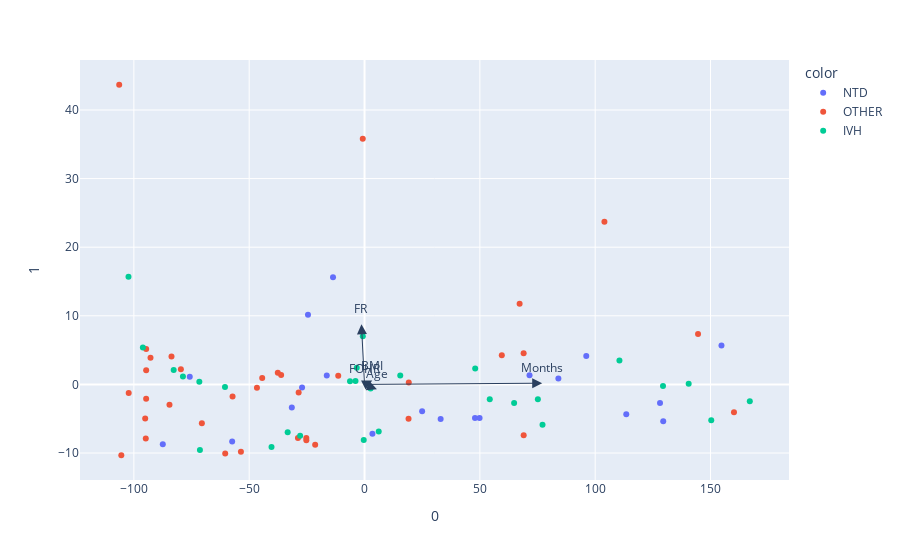

The code cell stored with this chart in its notebook:
### Code cell
features = ['Months', 'BMI', 'FR', 'Age', 'FOHR']
X = df[features]

pca = PCA(n_components=5)
components = pca.fit_transform(X)

loadings = pca.components_.T * np.sqrt(pca.explained_variance_)

fig = px.scatter(components, x=0, y=1, color=df['Etiology'])

for i, feature in enumerate(features):
    fig.add_annotation(
        ax=0, ay=0,
        axref="x", ayref="y",
        x=loadings[i, 0],
        y=loadings[i, 1],
        showarrow=True,
        arrowsize=2,
        arrowhead=2,
        xanchor="right",
        yanchor="top"
    )
    fig.add_annotation(
        x=loadings[i, 0],
        y=loadings[i, 1],
        ax=0, ay=0,
        xanchor="center",
        yanchor="bottom",
        text=feature,
        yshift=5,
    )
fig.show()

### Figure 1 — Plotly figure (JSON) as saved in the notebook; plotly's stock layout.template omitted (floating-point values rounded to 4 significant figures)
{"data": [{"hovertemplate": "color=NTD<br>0=%{x}<br>1=%{y}<extra></extra>", "legendgroup": "NTD", "marker": {"color": "#636efa", "symbol": "circle"}, "mode": "markers", "name": "NTD", "orientation": "v", "showlegend": true, "type": "scatter", "x": [-75.77, 129.5, 84.04, -57.39, 47.88, 154.7, 96.13, 113.5, 24.97, 49.88, 128.1, -27.08, -24.52, -16.37, 3.424, -87.46, -13.66, -31.53, 33.0, 71.53], "xaxis": "x", "y": [1.12, -5.353, 0.8518, -8.337, -4.889, 5.662, 4.155, -4.341, -3.928, -4.912, -2.699, -0.4446, 10.16, 1.297, -7.183, -8.713, 15.61, -3.351, -5.024, 1.344], "yaxis": "y"}, {"hovertemplate": "color=OTHER<br>0=%{x}<br>1=%{y}<extra></extra>", "legendgroup": "OTHER", "marker": {"color": "#EF553B", "symbol": "circle"}, "mode": "markers", "name": "OTHER", "orientation": "v", "showlegend": true, "type": "scatter", "x": [160.2, -70.52, -11.4, 144.6, -94.83, -102.2, -46.64, -21.4, 19.18, 19.08, -94.66, -94.67, -94.68, -92.79, -79.62, -84.56, -44.36, -36.15, -28.56, 59.51, 68.98, 67.24, -95.09, -106.4, -28.87, 104.0, -105.4, -60.4, -53.59, 69.0, -0.7585, -57.21, -37.61, -83.69, -25.23, -25.23], "xaxis": "x", "y": [-4.054, -5.669, 1.276, 7.353, -7.879, -1.243, -0.473, -8.786, 0.2669, -5.023, 5.155, 2.063, -2.1, 3.878, 2.226, -2.972, 0.9349, 1.386, -1.168, 4.263, 4.528, 11.77, -4.982, 43.68, -7.823, 23.71, -10.33, -10.05, -9.815, -7.4, 35.81, -1.766, 1.696, 4.071, -8.156, -7.823], "yaxis": "y"}, {"hovertemplate": "color=IVH<br>0=%{x}<br>1=%{y}<extra></extra>", "legendgroup": "IVH", "marker": {"color": "#00cc96", "symbol": "circle"}, "mode": "markers", "name": "IVH", "orientation": "v", "showlegend": true, "type": "scatter", "x": [-96.1, -40.32, 54.29, -3.366, 150.3, -0.7402, 140.5, -78.72, 15.48, -60.5, -33.32, 2.627, 64.85, 167.0, -27.91, 75.14, 129.4, -82.73, -71.61, -6.286, 6.153, 110.5, -71.36, -0.3415, 77.16, 47.98, -3.9, -102.3], "xaxis": "x", "y": [5.366, -9.112, -2.167, 2.436, -5.221, 7.013, 0.08557, 1.137, 1.314, -0.3757, -6.984, -0.5954, -2.709, -2.463, -7.468, -2.167, -0.2154, 2.107, 0.3706, 0.4689, -6.869, 3.501, -9.57, -8.106, -5.865, 2.308, 0.49, 15.7], "yaxis": "y"}], "layout": {"annotations": [{"arrowhead": 2, "arrowsize": 2, "ax": 0, "axref": "x", "ay": 0, "ayref": "y", "showarrow": true, "x": 77.02, "xanchor": "right", "y": 0.176, "yanchor": "top"}, {"ax": 0, "ay": 0, "text": "Months", "x": 77.02, "xanchor": "center", "y": 0.176, "yanchor": "bottom", "yshift": 5}, {"arrowhead": 2, "arrowsize": 2, "ax": 0, "axref": "x", "ay": 0, "ayref": "y", "showarrow": true, "x": 3.348, "xanchor": "right", "y": 0.5655, "yanchor": "top"}, {"ax": 0, "ay": 0, "text": "BMI", "x": 3.348, "xanchor": "center", "y": 0.5655, "yanchor": "bottom", "yshift": 5}, {"arrowhead": 2, "arrowsize": 2, "ax": 0, "axref": "x", "ay": 0, "ayref": "y", "showarrow": true, "x": -1.337, "xanchor": "right", "y": 8.768, "yanchor": "top"}, {"ax": 0, "ay": 0, "text": "FR", "x": -1.337, "xanchor": "center", "y": 8.768, "yanchor": "bottom", "yshift": 5}, {"arrowhead": 2, "arrowsize": 2, "ax": 0, "axref": "x", "ay": 0, "ayref": "y", "showarrow": true, "x": 5.371, "xanchor": "right", "y": -0.6934, "yanchor": "top"}, {"ax": 0, "ay": 0, "text": "Age", "x": 5.371, "xanchor": "center", "y": -0.6934, "yanchor": "bottom", "yshift": 5}, {"arrowhead": 2, "arrowsize": 2, "ax": 0, "axref": "x", "ay": 0, "ayref": "y", "showarrow": true, "x": -0.009418, "xanchor": "right", "y": 0.009609, "yanchor": "top"}, {"ax": 0, "ay": 0, "text": "FOHR", "x": -0.009418, "xanchor": "center", "y": 0.009609, "yanchor": "bottom", "yshift": 5}], "legend": {"title": {"text": "color"}, "tracegroupgap": 0}, "margin": {"t": 60}, "xaxis": {"anchor": "y", "domain": [0, 1], "title": {"text": "0"}}, "yaxis": {"anchor": "x", "domain": [0, 1], "title": {"text": "1"}}}}
